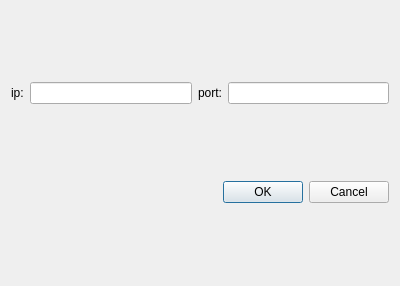
<?xml version="1.0" encoding="UTF-8"?>
<ui version="4.0">
 <class>LogInDialog</class>
 <widget class="QDialog" name="LogInDialog">
  <property name="geometry">
   <rect>
    <x>0</x>
    <y>0</y>
    <width>400</width>
    <height>286</height>
   </rect>
  </property>
  <property name="windowTitle">
   <string>Dialog</string>
  </property>
  <layout class="QGridLayout" name="gridLayout">
   <item row="0" column="0">
    <widget class="QLabel" name="label">
     <property name="text">
      <string>ip:</string>
     </property>
    </widget>
   </item>
   <item row="0" column="1">
    <widget class="QLineEdit" name="ipLineEdit"/>
   </item>
   <item row="0" column="2">
    <widget class="QLabel" name="label_2">
     <property name="text">
      <string>port:</string>
     </property>
    </widget>
   </item>
   <item row="0" column="3">
    <widget class="QLineEdit" name="portLineEdit"/>
   </item>
   <item row="1" column="0" colspan="4">
    <widget class="QDialogButtonBox" name="buttonBox">
     <property name="orientation">
      <enum>Qt::Horizontal</enum>
     </property>
     <property name="standardButtons">
      <set>QDialogButtonBox::Cancel|QDialogButtonBox::Ok</set>
     </property>
    </widget>
   </item>
  </layout>
 </widget>
 <resources/>
 <connections>
  <connection>
   <sender>buttonBox</sender>
   <signal>accepted()</signal>
   <receiver>LogInDialog</receiver>
   <slot>accept()</slot>
   <hints>
    <hint type="sourcelabel">
     <x>248</x>
     <y>254</y>
    </hint>
    <hint type="destinationlabel">
     <x>157</x>
     <y>274</y>
    </hint>
   </hints>
  </connection>
  <connection>
   <sender>buttonBox</sender>
   <signal>rejected()</signal>
   <receiver>LogInDialog</receiver>
   <slot>reject()</slot>
   <hints>
    <hint type="sourcelabel">
     <x>316</x>
     <y>260</y>
    </hint>
    <hint type="destinationlabel">
     <x>286</x>
     <y>274</y>
    </hint>
   </hints>
  </connection>
 </connections>
</ui>
